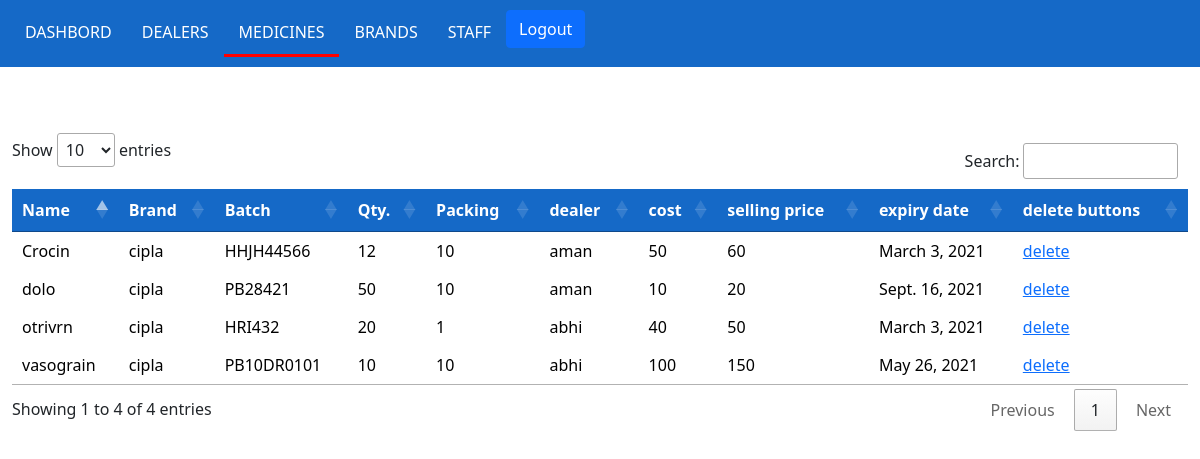
/medicines (signed in), run on an earlier commit of the app's database.
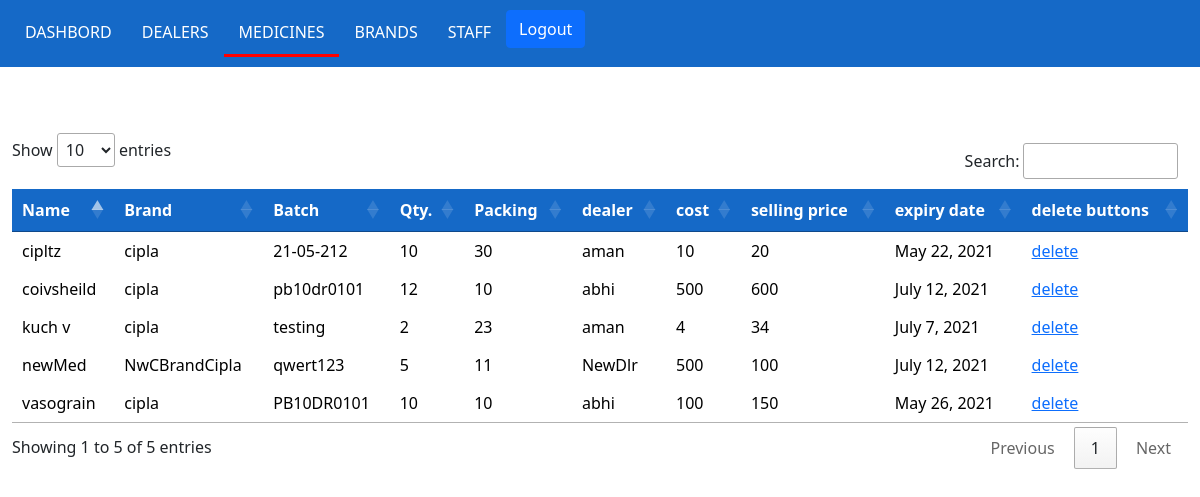
And on a later commit of the database.
### backstore/models.py (models this page shows, shortened)
class Medicine(models.Model):
	name = models.CharField(max_length=200)
	dealer = models.ForeignKey(Dealer,on_delete=models.CASCADE)
	brand = models.ForeignKey(Brand,on_delete=models.CASCADE)
	quantity = models.IntegerField()
	packing = models.IntegerField()
	cost = models.IntegerField()
	selling_price = models.IntegerField()
	expiry_date = models.DateField()
	batch_no = models.CharField(max_length=100)

class Brand(models.Model):
	name = models.CharField(max_length=200)

class Dealer(models.Model):
	name = models.CharField(max_length=100)
	contact = models.IntegerField()
	address = models.CharField(max_length=200)

### backstore/views.py (the view)
# urls.py: path('medicines', views.medicines, name='medicines'),
def medicines(request):
	if not request.session.get('user_logged_in'):
		return redirect('/user')
	medicines = Medicine.objects.all()
	template = loader.get_template('listing.html')
	data = {
        'medicines': medicines,
    }
	return HttpResponse(template.render(data, request))

### backstore/templates/listing.html
{%extends 'layouts/master.html' %}
{% block content %}
		<table >
			<thead>
				<tr>
					<th>Name</th>
					<th>Brand</th>
					<th>Batch</th>
					<th>Qty.</th>
					<th>Packing</th>
					<th>dealer</th>
					<th>cost</th>
					<th>selling price</th>
					<th>expiry date</th>
					<th>delete buttons</th>
				</tr>
			</thead>
			<tbody>
				{% for medicine in medicines %}
				<tr>
					<td>{{ medicine.name }}</td>
					<td>{{ medicine.brand.name }}</td>
					<td>{{ medicine.batch_no }}</td>
					<td>{{ medicine.quantity }}</td>
					<td>{{ medicine.packing }}</td>
					<td>{{ medicine.dealer.name }}</td>
					<td>{{ medicine.cost }}</td>
					<td>{{ medicine.selling_price }}</td>
					<td>{{ medicine.expiry_date }}</td>
					<td><a href="/delete/{{medicine.id}}" onclick="return confirm('Are you sure you like to delete?')" batch_no>delete</a></td>
				</tr>
				{% endfor %}
			</tbody>
		</table>
{% endblock %}

What changed in the data, as far as the page shows it:
removed Medicine: name "Crocin", brand.name "cipla", batch_no "HHJH44566", quantity "12", packing "10", dealer.name "aman", cost "50", selling_price "60", expiry_date "March 3, 2021"
removed Medicine: name "otrivrn", brand.name "cipla", batch_no "HRI432", quantity "20", packing "1", dealer.name "abhi", cost "40", selling_price "50", expiry_date "March 3, 2021"
removed Medicine: name "dolo", brand.name "cipla", batch_no "PB28421", quantity "50", packing "10", dealer.name "aman", cost "10", selling_price "20", expiry_date "Sept. 16, 2021"
added Medicine: name "coivsheild", brand.name "cipla", batch_no "pb10dr0101", quantity "12", packing "10", dealer.name "abhi", cost "500", selling_price "600", expiry_date "July 12, 2021"
added Medicine: name "cipltz", brand.name "cipla", batch_no "21-05-212", quantity "10", packing "30", dealer.name "aman", cost "10", selling_price "20", expiry_date "May 22, 2021"
added Medicine: name "kuch v", brand.name "cipla", batch_no "testing", quantity "2", packing "23", dealer.name "aman", cost "4", selling_price "34", expiry_date "July 7, 2021"
added Medicine: name "newMed", brand.name "NwCBrandCipla", batch_no "qwert123", quantity "5", packing "11", dealer.name "NewDlr", cost "500", selling_price "100", expiry_date "July 12, 2021"
Also different on the page:
text written by a page script: "Show entries Search: Showing 1 to 4 of 4 entries Previous 1 Next" → "Show entries Search: Showing 1 to 5 of 5 entries Previous 1 Next"
